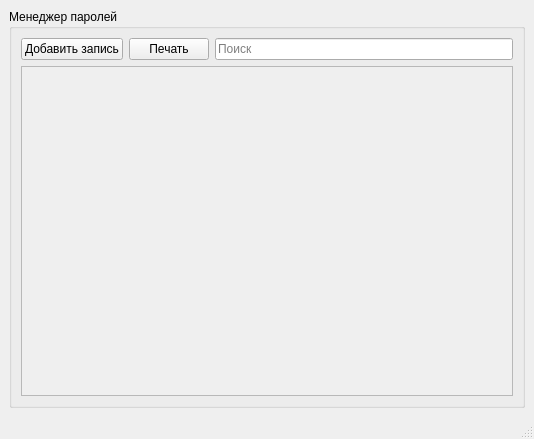
<?xml version="1.0" encoding="UTF-8"?>
<ui version="4.0">
 <class>MainWindow</class>
 <widget class="QMainWindow" name="MainWindow">
  <property name="geometry">
   <rect>
    <x>0</x>
    <y>0</y>
    <width>534</width>
    <height>439</height>
   </rect>
  </property>
  <property name="windowTitle">
   <string>MainWindow</string>
  </property>
  <widget class="QWidget" name="centralwidget">
   <layout class="QGridLayout" name="gridLayout">
    <item row="0" column="1">
     <widget class="QGroupBox" name="groupBox">
      <property name="title">
       <string>Менеджер паролей</string>
      </property>
      <layout class="QVBoxLayout" name="verticalLayout_3">
       <item>
        <layout class="QHBoxLayout" name="horizontalLayout">
         <item>
          <widget class="QPushButton" name="open_add_window_btn">
           <property name="maximumSize">
            <size>
             <width>16777215</width>
             <height>16777215</height>
            </size>
           </property>
           <property name="text">
            <string>Добавить запись</string>
           </property>
          </widget>
         </item>
         <item>
          <widget class="QPushButton" name="pushButton">
           <property name="text">
            <string>Печать</string>
           </property>
          </widget>
         </item>
         <item>
          <widget class="QLineEdit" name="search_line">
           <property name="placeholderText">
            <string>Поиск</string>
           </property>
          </widget>
         </item>
        </layout>
       </item>
       <item>
        <widget class="QScrollArea" name="scrollArea">
         <property name="widgetResizable">
          <bool>true</bool>
         </property>
         <widget class="QWidget" name="scrollAreaWidgetContents">
          <property name="geometry">
           <rect>
            <x>0</x>
            <y>0</y>
            <width>486</width>
            <height>282</height>
           </rect>
          </property>
          <layout class="QGridLayout" name="gridLayout_2">
           <item row="0" column="0">
            <layout class="QVBoxLayout" name="verticalLayout"/>
           </item>
           <item row="1" column="0">
            <spacer name="verticalSpacer">
             <property name="orientation">
              <enum>Qt::Vertical</enum>
             </property>
             <property name="sizeHint" stdset="0">
              <size>
               <width>20</width>
               <height>40</height>
              </size>
             </property>
            </spacer>
           </item>
          </layout>
         </widget>
        </widget>
       </item>
      </layout>
     </widget>
    </item>
   </layout>
  </widget>
  <widget class="QMenuBar" name="menubar">
   <property name="geometry">
    <rect>
     <x>0</x>
     <y>0</y>
     <width>534</width>
     <height>26</height>
    </rect>
   </property>
  </widget>
  <widget class="QStatusBar" name="statusbar"/>
 </widget>
 <resources/>
 <connections/>
</ui>
